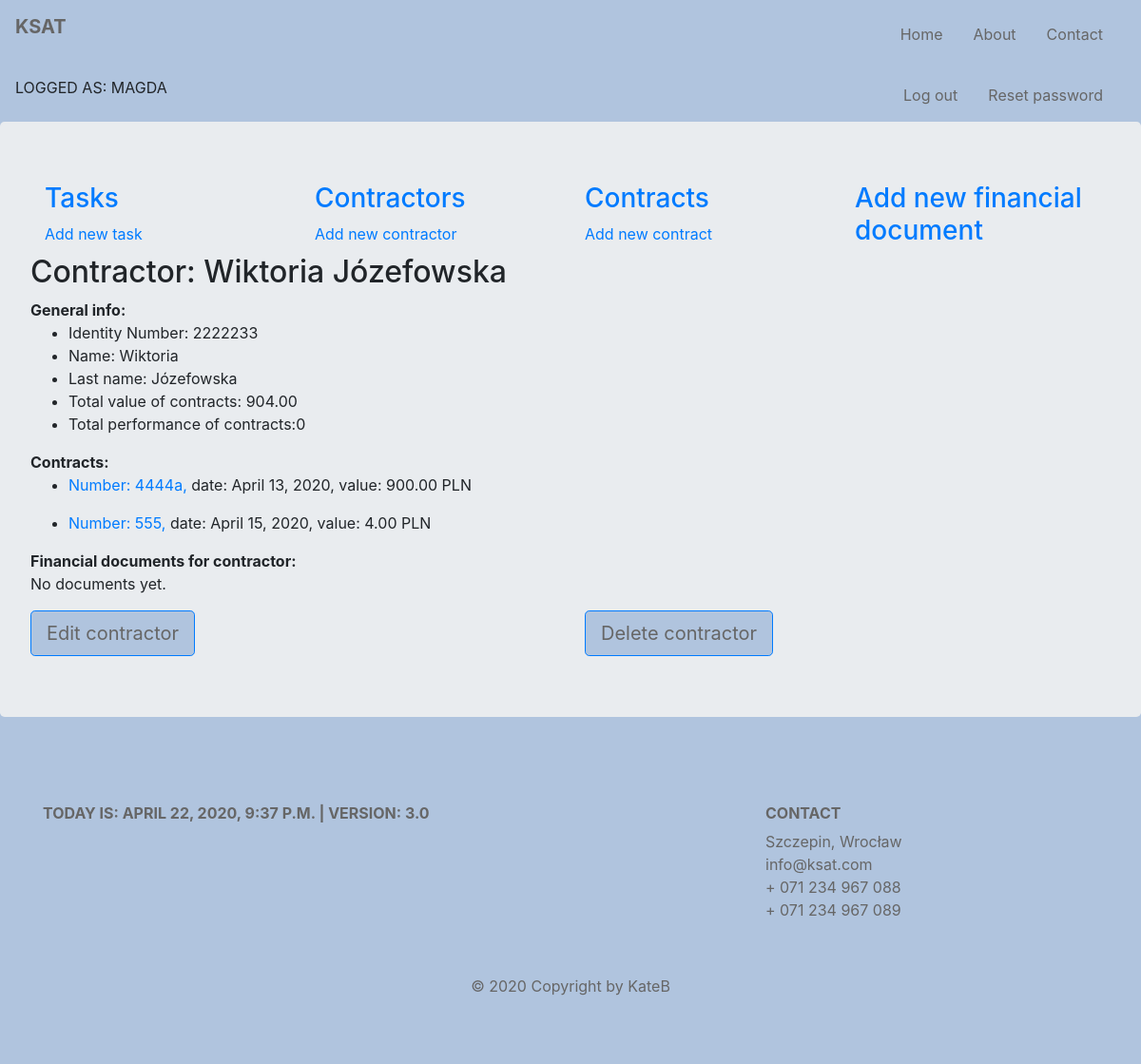
The app's page /ksat/contractor/3 (signed in), older data.
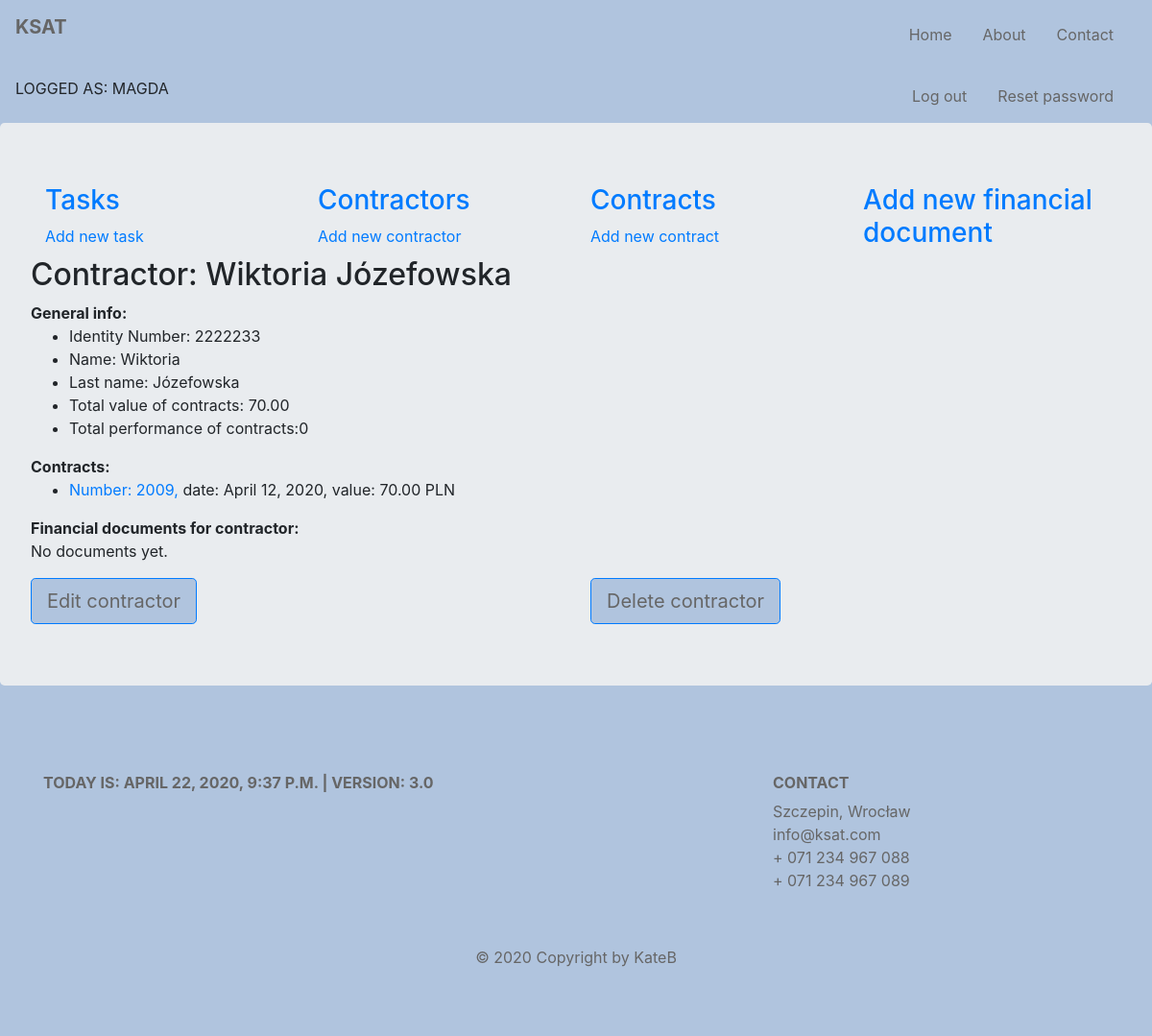
The same page, newer data.
### budget/models.py (models this page shows, shortened)
class Contractor(models.Model):
    name = models.CharField(max_length=128)
    last_name = models.CharField(max_length=128)
    num = models.SmallIntegerField(blank=True)
    def __str__(self):
        return f'{self.name} {self.last_name}'
    def contracts_value(self):
        contracts_value = 0
        for contract in Contract.objects.filter(contractor=self):
            contracts_value += contract.contract_value()
        return round(contracts_value, 2)
    def contracts_performance(self):
        contracts_performance = 0
        for contract in Contract.objects.filter(contractor=self):
            contracts_performance += contract.contract_performance()
        return round(contracts_performance, 2)
    class Meta:
        default_related_name = 'contractors'
        ordering = ('last_name',)
        verbose_name = 'contractor'

class Contract(models.Model):
    number = models.CharField(max_length=128, unique=True)
    date = models.DateField()
    task = models.ForeignKey(Task, on_delete=models.CASCADE, related_name='contracts', related_query_name='contract')
    contractor = models.ForeignKey(Contractor, default=None, on_delete=models.CASCADE, related_name='contracts',
                                   related_query_name='contract')
    article = models.ManyToManyField(Articles, through='ContractArticle')
    def contract_value(self):
        value = ContractArticle.objects.filter(contract=self).aggregate(total=Sum('value'))['total']
        if value:
            return round(value, 2)
        return 0
    def contract_performance(self):
        fin_docs = FinancialDocument.objects.filter(contract=self)
        performance = 0
        for fin_doc in fin_docs:
            performance += fin_doc.fin_doc_value()
        return round(performance, 2)
    class Meta:
        default_related_name = 'contract'
        ordering = ('number', 'contractor')
        verbose_name = 'contract'

### budget/views.py (the view)
# urls.py: path('contractor/<int:contractor_id>', views.ContractorDetailsView.as_view(), name='contractor_details'),
class ContractorDetailsView(LoginRequiredMixin, DetailView):
    login_url = reverse_lazy('budget:login')
    model = Contractor
    template_name = 'budget/contractor.html'
    context_object_name = 'contractor'
    pk_url_kwarg = 'contractor_id'

### budget/my_context_processor.py (called while the page is built)
def cp(request):
    ctx = {
        "now": django.utils.timezone.now(),
        "version": "3.0"
    }
    return ctx

def recaptcha_site_key(request):
    return {'RECAPTCHA_SITE_KEY': settings.RECAPTCHA_SITE_KEY}

### budget/templates/budget/contractor.html (shortened to what this page needs)
{% extends 'base.html' %}
{% block content %}
    {{ block.super }}
    <h2>Contractor: {{ contractor }}</h2>
    <div><b>General info:</b>
        <ul>
            <li>Identity Number: {{ contractor.num }}</li>
            <li>Name: {{ contractor.name }}</li>
            <li>Last name: {{ contractor.last_name }}</li>
            <li>Total value of contracts: {{ contractor.contracts_value }} </li>
            <li>Total performance of contracts:{{ contractor.contracts_performance }} </li>
        </ul>
    </div>
    <div>
        <b>Contracts:</b>
    {% if not contractor.contracts.all %}
        <p>No contracts yet.</p>
    {% else %}
        {% for contract in contractor.contracts.all %}
            <ul>
                <li><a href="{% url 'budget:contract_details' contract.id %}">Number: {{ contract.number }},</a>  date: {{ contract.date }}, value: {{ contract.contract_value }} PLN</li>
            </ul>
        {% endfor %}{% endif %}
    </div>
    <div>
        <b>Financial documents for contractor:</b>
    {% if not contractor.fds.all %}<p>No documents yet.</p>
    {% endif %}
    </div>
    <div container>
        <div class="row">
            <div class="col-sm">
    {% if perms.budget.change_contractor %}
        <a class="btn btn-primary btn-lg" href="{% url 'budget:edit_contractor' contractor.id %}" role="button">
            Edit contractor</a></div>{% endif %}
         <div class="col-sm">
    {% if perms.budget.delete_contractor %}
        <a class="btn btn-primary btn-lg" href="{% url 'budget:delete_contractor' contractor.id %}" role="button">
            Delete contractor</a></div>{% endif %}
        </div>
    </div>
{% endblock %}

Row changes from the older to the newer data that the page shows:
removed Contract: number "4444a", date "April 13, 2020", contract_value "900.00"
removed Contract: number "555", date "April 15, 2020", contract_value "4.00"
computed for Contractor "Wiktoria Józefowska": contracts_value "904.00" → "70.00"
added Contract: number "2009", date "April 12, 2020", contract_value "70.00"
